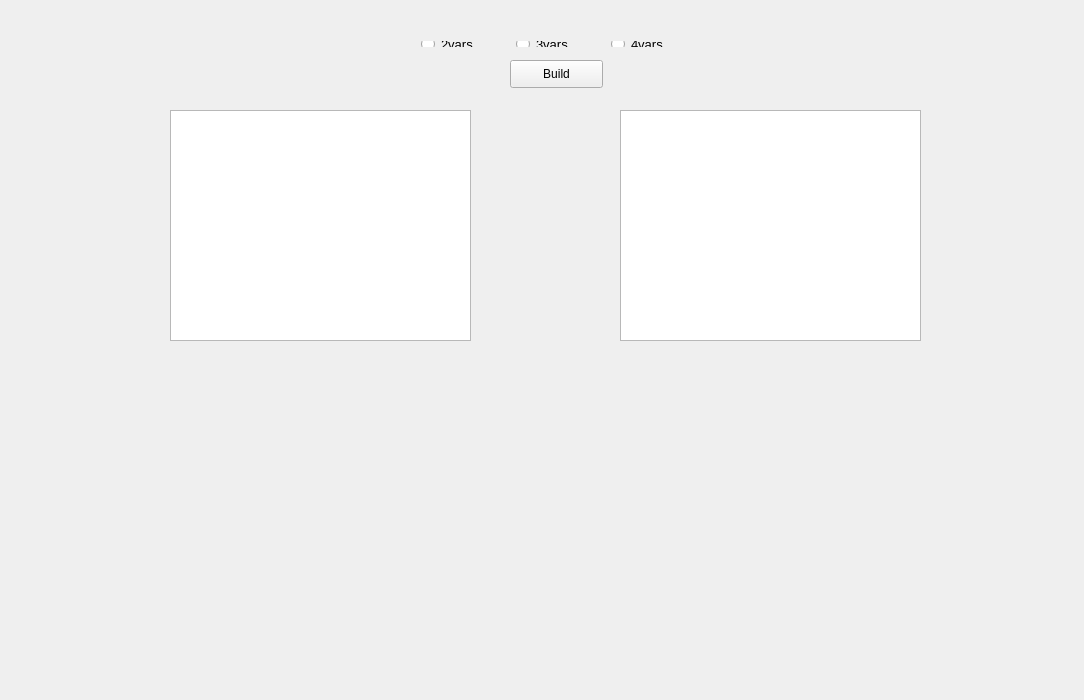
<?xml version="1.0" encoding="UTF-8"?>
<ui version="4.0">
 <class>MainWindow</class>
 <widget class="QMainWindow" name="MainWindow">
  <property name="geometry">
   <rect>
    <x>0</x>
    <y>0</y>
    <width>1084</width>
    <height>700</height>
   </rect>
  </property>
  <property name="windowTitle">
   <string>MainWindow</string>
  </property>
  <widget class="QWidget" name="centralWidget">
   <widget class="QTableWidget" name="tableWidget_ist">
    <property name="geometry">
     <rect>
      <x>170</x>
      <y>110</y>
      <width>301</width>
      <height>231</height>
     </rect>
    </property>
   </widget>
   <widget class="QTableWidget" name="tableWidget_karno">
    <property name="geometry">
     <rect>
      <x>620</x>
      <y>110</y>
      <width>301</width>
      <height>231</height>
     </rect>
    </property>
   </widget>
   <widget class="QPushButton" name="pushButton_Build">
    <property name="geometry">
     <rect>
      <x>510</x>
      <y>60</y>
      <width>93</width>
      <height>28</height>
     </rect>
    </property>
    <property name="text">
     <string>Build</string>
    </property>
   </widget>
   <widget class="QWidget" name="layoutWidget">
    <property name="geometry">
     <rect>
      <x>410</x>
      <y>30</y>
      <width>301</width>
      <height>28</height>
     </rect>
    </property>
    <layout class="QHBoxLayout" name="horizontalLayout">
     <item>
      <widget class="QRadioButton" name="radioButton_2vars">
       <property name="font">
        <font>
         <pointsize>10</pointsize>
        </font>
       </property>
       <property name="text">
        <string>2vars</string>
       </property>
       <property name="checked">
        <bool>false</bool>
       </property>
      </widget>
     </item>
     <item>
      <widget class="QRadioButton" name="radioButton_3vars">
       <property name="font">
        <font>
         <pointsize>10</pointsize>
        </font>
       </property>
       <property name="text">
        <string>3vars</string>
       </property>
       <property name="checkable">
        <bool>true</bool>
       </property>
       <property name="checked">
        <bool>false</bool>
       </property>
      </widget>
     </item>
     <item>
      <widget class="QRadioButton" name="radioButton_4vars">
       <property name="font">
        <font>
         <pointsize>10</pointsize>
        </font>
       </property>
       <property name="text">
        <string>4vars</string>
       </property>
      </widget>
     </item>
    </layout>
   </widget>
   <widget class="QLabel" name="label_result">
    <property name="geometry">
     <rect>
      <x>690</x>
      <y>520</y>
      <width>261</width>
      <height>51</height>
     </rect>
    </property>
    <property name="text">
     <string/>
    </property>
   </widget>
  </widget>
 </widget>
 <layoutdefault spacing="6" margin="11"/>
 <resources/>
 <connections/>
</ui>
